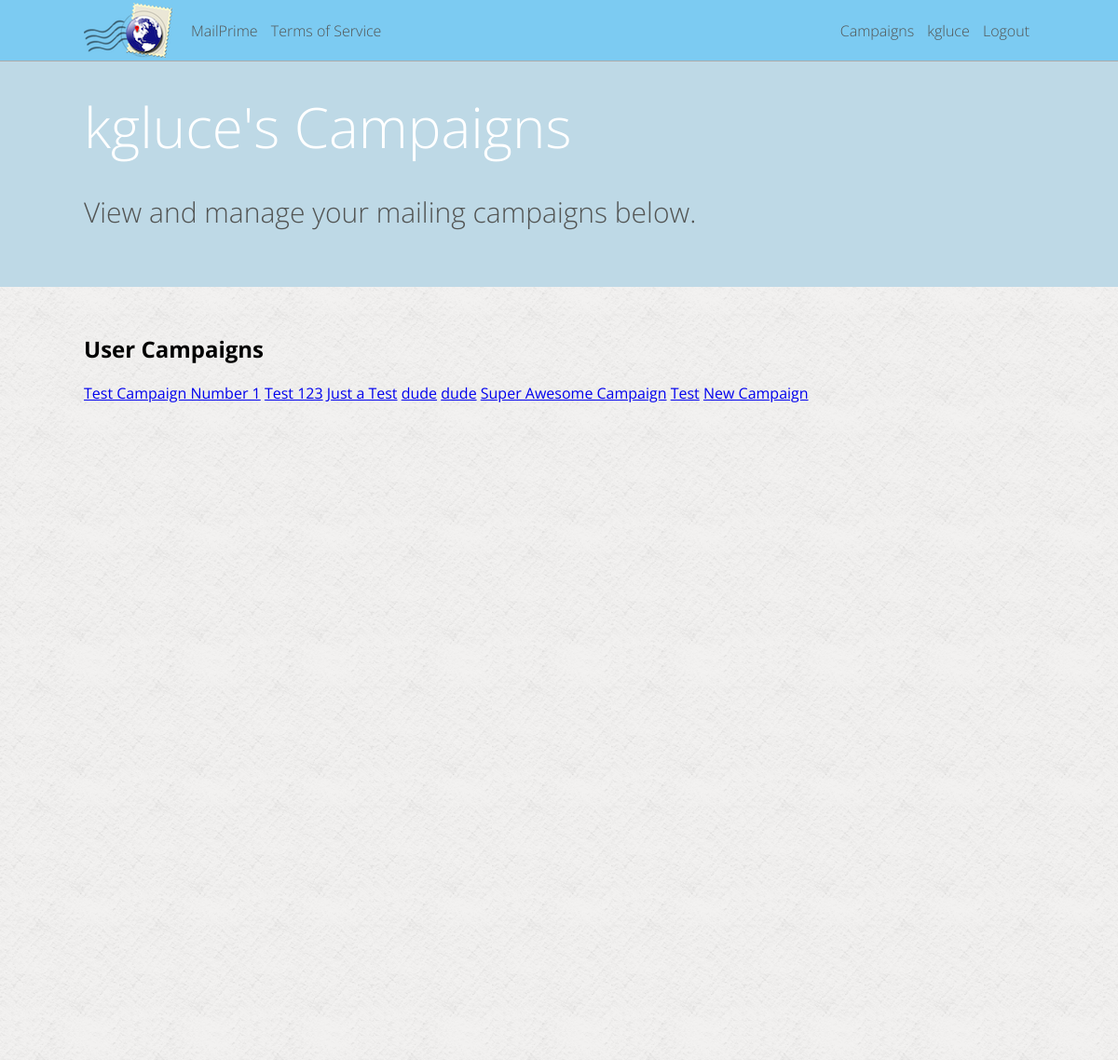
The app's page /kgluce/campaigns (signed in), older data.
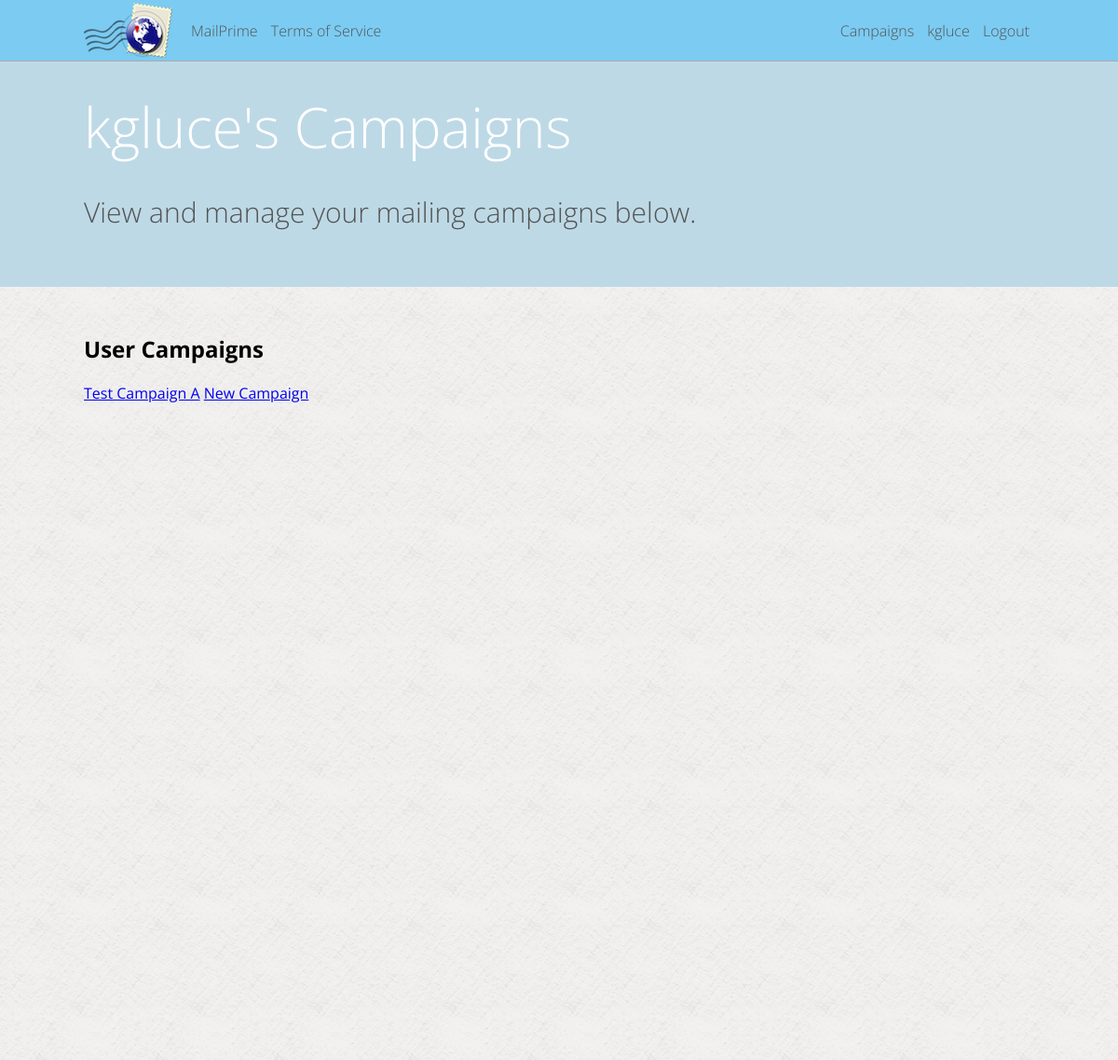
The same page, newer data.
### mailer/models.py (models this page shows, shortened)
class Campaign(models.Model):
	title = models.CharField(max_length=200)
	about = models.TextField()
	created_date = models.DateTimeField(auto_now_add=True, blank=True)
	updated_date = models.DateTimeField(auto_now=True)
	active = models.BooleanField(default=True)
	user = models.ForeignKey(User)

### mailer/campaign_views.py (the view)
# urls.py: url(r'^(\w+)/campaigns$', campaign_views.user_campaigns, name='user_campaigns'),
def user_campaigns(request, param_username):
	page_vars = { "page_title": request.user.username + '\'s campaigns' }
	if current_user(request) and param_username == request.user.username:
		user_campaigns = Campaign.objects.filter(user = request.user)
		page_vars['campaigns'] = user_campaigns
		return render(request, 'campaign/index.html', page_vars)
	else:
		raise Http404

### mailer/lib.py (called while the page is built)
def current_user(request):
	if request.user.is_authenticated():
		return True
	else:
		return False

### mailer/templates/campaign/index.html
{% extends "_base.html" %}
{% block content %}
<h2>User Campaigns</h2>
{% for campaign in campaigns %}
	<a href="/{{ user.username }}/campaign-{{ campaign.pk }}">{{ campaign.title }}</a>
{% endfor %}
<a class="button_main" href="/{{ user.username }}/campaigns/new">New Campaign</a>
{% endblock %}
{% block header %}
<h5 id="header_title">{{ user.username }}'s Campaigns</h5>
<p id="header_desc">View and manage your mailing campaigns below.</p>
{% endblock header %}

Row changes from the older to the newer data that the page shows:
removed Campaign: title "Test 123"
removed Campaign: title "Just a Test"
removed Campaign: title "dude"
removed Campaign: title "dude"
removed Campaign: title "Super Awesome Campaign"
removed Campaign: title "Test"
changed Campaign: title "Test Campaign Number 1" → "Test Campaign A"
